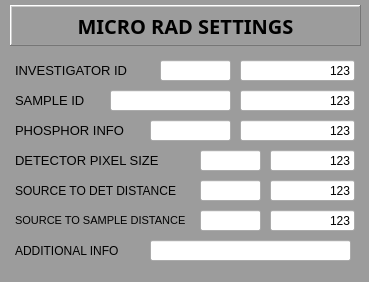
<?xml version="1.0" encoding="UTF-8"?>
<ui version="4.0">
 <class>MainWindow</class>
 <widget class="QMainWindow" name="MainWindow">
  <property name="geometry">
   <rect>
    <x>0</x>
    <y>0</y>
    <width>369</width>
    <height>282</height>
   </rect>
  </property>
  <property name="styleSheet">
   <string notr="true">QWidget#centralWidget {background-color: rgb(156, 156, 156);}


</string>
  </property>
  <widget class="QWidget" name="centralWidget">
   <widget class="caGraphics" name="cagraphics">
    <property name="geometry">
     <rect>
      <x>10</x>
      <y>50</y>
      <width>351</width>
      <height>221</height>
     </rect>
    </property>
    <property name="font">
     <font>
      <pointsize>8</pointsize>
     </font>
    </property>
    <property name="foreground">
     <color>
      <red>105</red>
      <green>105</green>
      <blue>105</blue>
     </color>
    </property>
    <property name="fillstyle" stdset="0">
     <enum>caGraphics::Filled</enum>
    </property>
    <property name="lineSize">
     <number>2</number>
    </property>
    <property name="lineColor">
     <color>
      <red>0</red>
      <green>0</green>
      <blue>0</blue>
     </color>
    </property>
    <property name="form">
     <enum>caGraphics::Rectangle</enum>
    </property>
   </widget>
   <widget class="caLabel" name="calabel">
    <property name="geometry">
     <rect>
      <x>10</x>
      <y>5</y>
      <width>351</width>
      <height>41</height>
     </rect>
    </property>
    <property name="font">
     <font>
      <family>Yu Mincho Demibold</family>
      <pointsize>15</pointsize>
      <weight>75</weight>
      <bold>true</bold>
     </font>
    </property>
    <property name="frameShape">
     <enum>QFrame::WinPanel</enum>
    </property>
    <property name="frameShadow">
     <enum>QFrame::Raised</enum>
    </property>
    <property name="lineWidth">
     <number>1</number>
    </property>
    <property name="midLineWidth">
     <number>1</number>
    </property>
    <property name="text">
     <string>MICRO RAD SETTINGS</string>
    </property>
    <property name="alignment">
     <set>Qt::AlignCenter</set>
    </property>
    <property name="foreground">
     <color>
      <red>0</red>
      <green>0</green>
      <blue>0</blue>
     </color>
    </property>
    <property name="background">
     <color>
      <red>169</red>
      <green>209</green>
      <blue>239</blue>
     </color>
    </property>
   </widget>
   <widget class="caLabel" name="calabel_45">
    <property name="geometry">
     <rect>
      <x>15</x>
      <y>90</y>
      <width>91</width>
      <height>21</height>
     </rect>
    </property>
    <property name="font">
     <font>
      <pointsize>10</pointsize>
     </font>
    </property>
    <property name="text">
     <string>SAMPLE ID</string>
    </property>
    <property name="alignment">
     <set>Qt::AlignLeading|Qt::AlignLeft|Qt::AlignVCenter</set>
    </property>
    <property name="foreground">
     <color>
      <red>0</red>
      <green>0</green>
      <blue>0</blue>
     </color>
    </property>
    <property name="background">
     <color alpha="0">
      <red>160</red>
      <green>160</green>
      <blue>164</blue>
     </color>
    </property>
   </widget>
   <widget class="caLabel" name="calabel_46">
    <property name="geometry">
     <rect>
      <x>15</x>
      <y>150</y>
      <width>171</width>
      <height>21</height>
     </rect>
    </property>
    <property name="font">
     <font>
      <pointsize>10</pointsize>
     </font>
    </property>
    <property name="text">
     <string>DETECTOR PIXEL SIZE</string>
    </property>
    <property name="alignment">
     <set>Qt::AlignLeading|Qt::AlignLeft|Qt::AlignVCenter</set>
    </property>
    <property name="foreground">
     <color>
      <red>0</red>
      <green>0</green>
      <blue>0</blue>
     </color>
    </property>
    <property name="background">
     <color alpha="0">
      <red>160</red>
      <green>160</green>
      <blue>164</blue>
     </color>
    </property>
   </widget>
   <widget class="caLabel" name="calabel_47">
    <property name="geometry">
     <rect>
      <x>15</x>
      <y>180</y>
      <width>191</width>
      <height>21</height>
     </rect>
    </property>
    <property name="font">
     <font>
      <pointsize>9</pointsize>
     </font>
    </property>
    <property name="text">
     <string>SOURCE TO DET DISTANCE</string>
    </property>
    <property name="alignment">
     <set>Qt::AlignLeading|Qt::AlignLeft|Qt::AlignVCenter</set>
    </property>
    <property name="foreground">
     <color>
      <red>0</red>
      <green>0</green>
      <blue>0</blue>
     </color>
    </property>
    <property name="background">
     <color alpha="0">
      <red>160</red>
      <green>160</green>
      <blue>164</blue>
     </color>
    </property>
   </widget>
   <widget class="caLabel" name="calabel_48">
    <property name="geometry">
     <rect>
      <x>15</x>
      <y>210</y>
      <width>191</width>
      <height>21</height>
     </rect>
    </property>
    <property name="font">
     <font>
      <pointsize>8</pointsize>
     </font>
    </property>
    <property name="text">
     <string>SOURCE TO SAMPLE DISTANCE</string>
    </property>
    <property name="alignment">
     <set>Qt::AlignLeading|Qt::AlignLeft|Qt::AlignVCenter</set>
    </property>
    <property name="foreground">
     <color>
      <red>0</red>
      <green>0</green>
      <blue>0</blue>
     </color>
    </property>
    <property name="background">
     <color alpha="0">
      <red>160</red>
      <green>160</green>
      <blue>164</blue>
     </color>
    </property>
   </widget>
   <widget class="caTextEntry" name="caTextEntry_10">
    <property name="geometry">
     <rect>
      <x>110</x>
      <y>90</y>
      <width>121</width>
      <height>21</height>
     </rect>
    </property>
    <property name="sizePolicy">
     <sizepolicy hsizetype="Preferred" vsizetype="Preferred">
      <horstretch>0</horstretch>
      <verstretch>0</verstretch>
     </sizepolicy>
    </property>
    <property name="text">
     <string/>
    </property>
    <property name="alignment">
     <set>Qt::AlignRight|Qt::AlignTrailing|Qt::AlignVCenter</set>
    </property>
    <property name="channel" stdset="0">
     <string notr="true">$(P)SAMPLE_ID</string>
    </property>
    <property name="foreground">
     <color>
      <red>0</red>
      <green>0</green>
      <blue>0</blue>
     </color>
    </property>
    <property name="background">
     <color>
      <red>199</red>
      <green>199</green>
      <blue>199</blue>
     </color>
    </property>
    <property name="colorMode">
     <enum>caLineEdit::Static</enum>
    </property>
    <property name="fontScaleMode" stdset="0">
     <enum>caLineEdit::Height</enum>
    </property>
    <property name="formatType">
     <enum>caLineEdit::decimal</enum>
    </property>
   </widget>
   <widget class="caTextEntry" name="caTextEntry_11">
    <property name="geometry">
     <rect>
      <x>200</x>
      <y>150</y>
      <width>61</width>
      <height>21</height>
     </rect>
    </property>
    <property name="sizePolicy">
     <sizepolicy hsizetype="Preferred" vsizetype="Preferred">
      <horstretch>0</horstretch>
      <verstretch>0</verstretch>
     </sizepolicy>
    </property>
    <property name="text">
     <string/>
    </property>
    <property name="alignment">
     <set>Qt::AlignCenter</set>
    </property>
    <property name="channel" stdset="0">
     <string notr="true">$(P)CAM_PIXEL_SIZE</string>
    </property>
    <property name="foreground">
     <color>
      <red>0</red>
      <green>0</green>
      <blue>0</blue>
     </color>
    </property>
    <property name="background">
     <color>
      <red>199</red>
      <green>199</green>
      <blue>199</blue>
     </color>
    </property>
    <property name="colorMode">
     <enum>caLineEdit::Static</enum>
    </property>
    <property name="precision">
     <number>4</number>
    </property>
    <property name="precisionMode">
     <enum>caLineEdit::Channel</enum>
    </property>
    <property name="fontScaleMode" stdset="0">
     <enum>caLineEdit::Height</enum>
    </property>
    <property name="formatType">
     <enum>caLineEdit::decimal</enum>
    </property>
   </widget>
   <widget class="caTextEntry" name="caTextEntry_12">
    <property name="geometry">
     <rect>
      <x>200</x>
      <y>180</y>
      <width>61</width>
      <height>21</height>
     </rect>
    </property>
    <property name="sizePolicy">
     <sizepolicy hsizetype="Preferred" vsizetype="Preferred">
      <horstretch>0</horstretch>
      <verstretch>0</verstretch>
     </sizepolicy>
    </property>
    <property name="text">
     <string/>
    </property>
    <property name="alignment">
     <set>Qt::AlignCenter</set>
    </property>
    <property name="channel" stdset="0">
     <string notr="true">$(P)SDD</string>
    </property>
    <property name="foreground">
     <color>
      <red>0</red>
      <green>0</green>
      <blue>0</blue>
     </color>
    </property>
    <property name="background">
     <color>
      <red>199</red>
      <green>199</green>
      <blue>199</blue>
     </color>
    </property>
    <property name="colorMode">
     <enum>caLineEdit::Static</enum>
    </property>
    <property name="precision">
     <number>4</number>
    </property>
    <property name="precisionMode">
     <enum>caLineEdit::Channel</enum>
    </property>
    <property name="fontScaleMode" stdset="0">
     <enum>caLineEdit::Height</enum>
    </property>
    <property name="formatType">
     <enum>caLineEdit::decimal</enum>
    </property>
   </widget>
   <widget class="caTextEntry" name="caTextEntry_13">
    <property name="geometry">
     <rect>
      <x>200</x>
      <y>210</y>
      <width>61</width>
      <height>21</height>
     </rect>
    </property>
    <property name="sizePolicy">
     <sizepolicy hsizetype="Preferred" vsizetype="Preferred">
      <horstretch>0</horstretch>
      <verstretch>0</verstretch>
     </sizepolicy>
    </property>
    <property name="text">
     <string/>
    </property>
    <property name="alignment">
     <set>Qt::AlignCenter</set>
    </property>
    <property name="channel" stdset="0">
     <string notr="true">$(P)SSD</string>
    </property>
    <property name="foreground">
     <color>
      <red>0</red>
      <green>0</green>
      <blue>0</blue>
     </color>
    </property>
    <property name="background">
     <color>
      <red>199</red>
      <green>199</green>
      <blue>199</blue>
     </color>
    </property>
    <property name="colorMode">
     <enum>caLineEdit::Static</enum>
    </property>
    <property name="precision">
     <number>4</number>
    </property>
    <property name="precisionMode">
     <enum>caLineEdit::Channel</enum>
    </property>
    <property name="fontScaleMode" stdset="0">
     <enum>caLineEdit::Height</enum>
    </property>
    <property name="formatType">
     <enum>caLineEdit::decimal</enum>
    </property>
   </widget>
   <widget class="caLineEdit" name="caLineEdit_13">
    <property name="geometry">
     <rect>
      <x>240</x>
      <y>90</y>
      <width>115</width>
      <height>21</height>
     </rect>
    </property>
    <property name="text">
     <string>123</string>
    </property>
    <property name="alignment">
     <set>Qt::AlignRight|Qt::AlignTrailing|Qt::AlignVCenter</set>
    </property>
    <property name="channel" stdset="0">
     <string notr="true">$(P)SAMPLE_ID_RBV</string>
    </property>
    <property name="foreground">
     <color>
      <red>0</red>
      <green>170</green>
      <blue>0</blue>
     </color>
    </property>
    <property name="background">
     <color>
      <red>0</red>
      <green>0</green>
      <blue>0</blue>
     </color>
    </property>
    <property name="colorMode">
     <enum>caLineEdit::Static</enum>
    </property>
    <property name="precision">
     <number>0</number>
    </property>
    <property name="fontScaleMode" stdset="0">
     <enum>caLineEdit::WidthAndHeight</enum>
    </property>
    <property name="formatType">
     <enum>caLineEdit::string</enum>
    </property>
   </widget>
   <widget class="caLineEdit" name="caLineEdit_14">
    <property name="geometry">
     <rect>
      <x>270</x>
      <y>150</y>
      <width>85</width>
      <height>21</height>
     </rect>
    </property>
    <property name="text">
     <string>123</string>
    </property>
    <property name="alignment">
     <set>Qt::AlignRight|Qt::AlignTrailing|Qt::AlignVCenter</set>
    </property>
    <property name="channel" stdset="0">
     <string notr="true">$(P)CAM_PIXEL_SIZE_RBV</string>
    </property>
    <property name="foreground">
     <color>
      <red>0</red>
      <green>170</green>
      <blue>0</blue>
     </color>
    </property>
    <property name="background">
     <color>
      <red>0</red>
      <green>0</green>
      <blue>0</blue>
     </color>
    </property>
    <property name="colorMode">
     <enum>caLineEdit::Static</enum>
    </property>
    <property name="precision">
     <number>4</number>
    </property>
    <property name="precisionMode">
     <enum>caLineEdit::Channel</enum>
    </property>
    <property name="fontScaleMode" stdset="0">
     <enum>caLineEdit::WidthAndHeight</enum>
    </property>
    <property name="unitsEnabled">
     <bool>true</bool>
    </property>
    <property name="formatType">
     <enum>caLineEdit::decimal</enum>
    </property>
   </widget>
   <widget class="caLineEdit" name="caLineEdit_16">
    <property name="geometry">
     <rect>
      <x>270</x>
      <y>180</y>
      <width>85</width>
      <height>21</height>
     </rect>
    </property>
    <property name="text">
     <string>123</string>
    </property>
    <property name="alignment">
     <set>Qt::AlignRight|Qt::AlignTrailing|Qt::AlignVCenter</set>
    </property>
    <property name="channel" stdset="0">
     <string notr="true">$(P)SDD_RBV</string>
    </property>
    <property name="foreground">
     <color>
      <red>0</red>
      <green>170</green>
      <blue>0</blue>
     </color>
    </property>
    <property name="background">
     <color>
      <red>0</red>
      <green>0</green>
      <blue>0</blue>
     </color>
    </property>
    <property name="colorMode">
     <enum>caLineEdit::Static</enum>
    </property>
    <property name="precision">
     <number>4</number>
    </property>
    <property name="precisionMode">
     <enum>caLineEdit::Channel</enum>
    </property>
    <property name="fontScaleMode" stdset="0">
     <enum>caLineEdit::WidthAndHeight</enum>
    </property>
    <property name="unitsEnabled">
     <bool>true</bool>
    </property>
    <property name="formatType">
     <enum>caLineEdit::decimal</enum>
    </property>
   </widget>
   <widget class="caLineEdit" name="caLineEdit_17">
    <property name="geometry">
     <rect>
      <x>270</x>
      <y>210</y>
      <width>85</width>
      <height>21</height>
     </rect>
    </property>
    <property name="text">
     <string>123</string>
    </property>
    <property name="alignment">
     <set>Qt::AlignRight|Qt::AlignTrailing|Qt::AlignVCenter</set>
    </property>
    <property name="channel" stdset="0">
     <string notr="true">$(P)SSD_RBV</string>
    </property>
    <property name="foreground">
     <color>
      <red>0</red>
      <green>170</green>
      <blue>0</blue>
     </color>
    </property>
    <property name="background">
     <color>
      <red>0</red>
      <green>0</green>
      <blue>0</blue>
     </color>
    </property>
    <property name="colorMode">
     <enum>caLineEdit::Static</enum>
    </property>
    <property name="precision">
     <number>4</number>
    </property>
    <property name="precisionMode">
     <enum>caLineEdit::Channel</enum>
    </property>
    <property name="fontScaleMode" stdset="0">
     <enum>caLineEdit::WidthAndHeight</enum>
    </property>
    <property name="unitsEnabled">
     <bool>true</bool>
    </property>
    <property name="formatType">
     <enum>caLineEdit::decimal</enum>
    </property>
   </widget>
   <widget class="caLabel" name="calabel_52">
    <property name="geometry">
     <rect>
      <x>15</x>
      <y>120</y>
      <width>131</width>
      <height>21</height>
     </rect>
    </property>
    <property name="font">
     <font>
      <pointsize>10</pointsize>
     </font>
    </property>
    <property name="text">
     <string>PHOSPHOR INFO</string>
    </property>
    <property name="alignment">
     <set>Qt::AlignLeading|Qt::AlignLeft|Qt::AlignVCenter</set>
    </property>
    <property name="foreground">
     <color>
      <red>0</red>
      <green>0</green>
      <blue>0</blue>
     </color>
    </property>
    <property name="background">
     <color alpha="0">
      <red>160</red>
      <green>160</green>
      <blue>164</blue>
     </color>
    </property>
   </widget>
   <widget class="caLabel" name="calabel_53">
    <property name="geometry">
     <rect>
      <x>15</x>
      <y>60</y>
      <width>171</width>
      <height>21</height>
     </rect>
    </property>
    <property name="font">
     <font>
      <pointsize>10</pointsize>
     </font>
    </property>
    <property name="text">
     <string>INVESTIGATOR ID</string>
    </property>
    <property name="alignment">
     <set>Qt::AlignLeading|Qt::AlignLeft|Qt::AlignVCenter</set>
    </property>
    <property name="foreground">
     <color>
      <red>0</red>
      <green>0</green>
      <blue>0</blue>
     </color>
    </property>
    <property name="background">
     <color alpha="0">
      <red>160</red>
      <green>160</green>
      <blue>164</blue>
     </color>
    </property>
   </widget>
   <widget class="caTextEntry" name="caTextEntry_17">
    <property name="geometry">
     <rect>
      <x>160</x>
      <y>60</y>
      <width>71</width>
      <height>21</height>
     </rect>
    </property>
    <property name="sizePolicy">
     <sizepolicy hsizetype="Preferred" vsizetype="Preferred">
      <horstretch>0</horstretch>
      <verstretch>0</verstretch>
     </sizepolicy>
    </property>
    <property name="text">
     <string/>
    </property>
    <property name="alignment">
     <set>Qt::AlignRight|Qt::AlignTrailing|Qt::AlignVCenter</set>
    </property>
    <property name="channel" stdset="0">
     <string notr="true">$(P)INVESTIGATOR</string>
    </property>
    <property name="foreground">
     <color>
      <red>0</red>
      <green>0</green>
      <blue>0</blue>
     </color>
    </property>
    <property name="background">
     <color>
      <red>199</red>
      <green>199</green>
      <blue>199</blue>
     </color>
    </property>
    <property name="colorMode">
     <enum>caLineEdit::Static</enum>
    </property>
    <property name="fontScaleMode" stdset="0">
     <enum>caLineEdit::Height</enum>
    </property>
    <property name="formatType">
     <enum>caLineEdit::decimal</enum>
    </property>
   </widget>
   <widget class="caLineEdit" name="caLineEdit_20">
    <property name="geometry">
     <rect>
      <x>240</x>
      <y>60</y>
      <width>115</width>
      <height>21</height>
     </rect>
    </property>
    <property name="text">
     <string>123</string>
    </property>
    <property name="alignment">
     <set>Qt::AlignRight|Qt::AlignTrailing|Qt::AlignVCenter</set>
    </property>
    <property name="channel" stdset="0">
     <string notr="true">$(P)INVESTIGATOR_RBV</string>
    </property>
    <property name="foreground">
     <color>
      <red>0</red>
      <green>170</green>
      <blue>0</blue>
     </color>
    </property>
    <property name="background">
     <color>
      <red>0</red>
      <green>0</green>
      <blue>0</blue>
     </color>
    </property>
    <property name="colorMode">
     <enum>caLineEdit::Static</enum>
    </property>
    <property name="precision">
     <number>0</number>
    </property>
    <property name="fontScaleMode" stdset="0">
     <enum>caLineEdit::WidthAndHeight</enum>
    </property>
    <property name="formatType">
     <enum>caLineEdit::string</enum>
    </property>
   </widget>
   <widget class="caTextEntry" name="caTextEntry_18">
    <property name="geometry">
     <rect>
      <x>150</x>
      <y>120</y>
      <width>81</width>
      <height>21</height>
     </rect>
    </property>
    <property name="sizePolicy">
     <sizepolicy hsizetype="Preferred" vsizetype="Preferred">
      <horstretch>0</horstretch>
      <verstretch>0</verstretch>
     </sizepolicy>
    </property>
    <property name="text">
     <string/>
    </property>
    <property name="alignment">
     <set>Qt::AlignRight|Qt::AlignTrailing|Qt::AlignVCenter</set>
    </property>
    <property name="channel" stdset="0">
     <string notr="true">$(P)PHOSPHOR_TYPE</string>
    </property>
    <property name="foreground">
     <color>
      <red>0</red>
      <green>0</green>
      <blue>0</blue>
     </color>
    </property>
    <property name="background">
     <color>
      <red>199</red>
      <green>199</green>
      <blue>199</blue>
     </color>
    </property>
    <property name="colorMode">
     <enum>caLineEdit::Static</enum>
    </property>
    <property name="fontScaleMode" stdset="0">
     <enum>caLineEdit::Height</enum>
    </property>
    <property name="formatType">
     <enum>caLineEdit::decimal</enum>
    </property>
   </widget>
   <widget class="caLineEdit" name="caLineEdit_21">
    <property name="geometry">
     <rect>
      <x>240</x>
      <y>120</y>
      <width>115</width>
      <height>21</height>
     </rect>
    </property>
    <property name="text">
     <string>123</string>
    </property>
    <property name="alignment">
     <set>Qt::AlignRight|Qt::AlignTrailing|Qt::AlignVCenter</set>
    </property>
    <property name="channel" stdset="0">
     <string notr="true">$(P)PHOSPHOR_TYPE_RBV</string>
    </property>
    <property name="foreground">
     <color>
      <red>0</red>
      <green>170</green>
      <blue>0</blue>
     </color>
    </property>
    <property name="background">
     <color>
      <red>0</red>
      <green>0</green>
      <blue>0</blue>
     </color>
    </property>
    <property name="colorMode">
     <enum>caLineEdit::Static</enum>
    </property>
    <property name="precision">
     <number>0</number>
    </property>
    <property name="fontScaleMode" stdset="0">
     <enum>caLineEdit::WidthAndHeight</enum>
    </property>
    <property name="formatType">
     <enum>caLineEdit::string</enum>
    </property>
   </widget>
   <widget class="caLabel" name="calabel_54">
    <property name="geometry">
     <rect>
      <x>15</x>
      <y>240</y>
      <width>141</width>
      <height>21</height>
     </rect>
    </property>
    <property name="font">
     <font>
      <pointsize>9</pointsize>
     </font>
    </property>
    <property name="text">
     <string>ADDITIONAL INFO</string>
    </property>
    <property name="alignment">
     <set>Qt::AlignLeading|Qt::AlignLeft|Qt::AlignVCenter</set>
    </property>
    <property name="foreground">
     <color>
      <red>0</red>
      <green>0</green>
      <blue>0</blue>
     </color>
    </property>
    <property name="background">
     <color alpha="0">
      <red>160</red>
      <green>160</green>
      <blue>164</blue>
     </color>
    </property>
   </widget>
   <widget class="caTextEntry" name="caTextEntry_19">
    <property name="geometry">
     <rect>
      <x>150</x>
      <y>240</y>
      <width>201</width>
      <height>21</height>
     </rect>
    </property>
    <property name="sizePolicy">
     <sizepolicy hsizetype="Preferred" vsizetype="Preferred">
      <horstretch>0</horstretch>
      <verstretch>0</verstretch>
     </sizepolicy>
    </property>
    <property name="text">
     <string/>
    </property>
    <property name="alignment">
     <set>Qt::AlignCenter</set>
    </property>
    <property name="channel" stdset="0">
     <string notr="true">$(P)METADATA_1</string>
    </property>
    <property name="foreground">
     <color>
      <red>0</red>
      <green>0</green>
      <blue>0</blue>
     </color>
    </property>
    <property name="background">
     <color>
      <red>199</red>
      <green>199</green>
      <blue>199</blue>
     </color>
    </property>
    <property name="colorMode">
     <enum>caLineEdit::Static</enum>
    </property>
    <property name="fontScaleMode" stdset="0">
     <enum>caLineEdit::Height</enum>
    </property>
    <property name="formatType">
     <enum>caLineEdit::decimal</enum>
    </property>
   </widget>
  </widget>
 </widget>
 <customwidgets>
  <customwidget>
   <class>caTextEntry</class>
   <extends>caLineEdit</extends>
   <header>caTextEntry</header>
  </customwidget>
  <customwidget>
   <class>caLabel</class>
   <extends>QLabel</extends>
   <header>caLabel</header>
  </customwidget>
  <customwidget>
   <class>caGraphics</class>
   <extends>QWidget</extends>
   <header>caGraphics</header>
  </customwidget>
  <customwidget>
   <class>caLineEdit</class>
   <extends>QLineEdit</extends>
   <header>caLineEdit</header>
  </customwidget>
 </customwidgets>
 <resources/>
 <connections/>
</ui>
